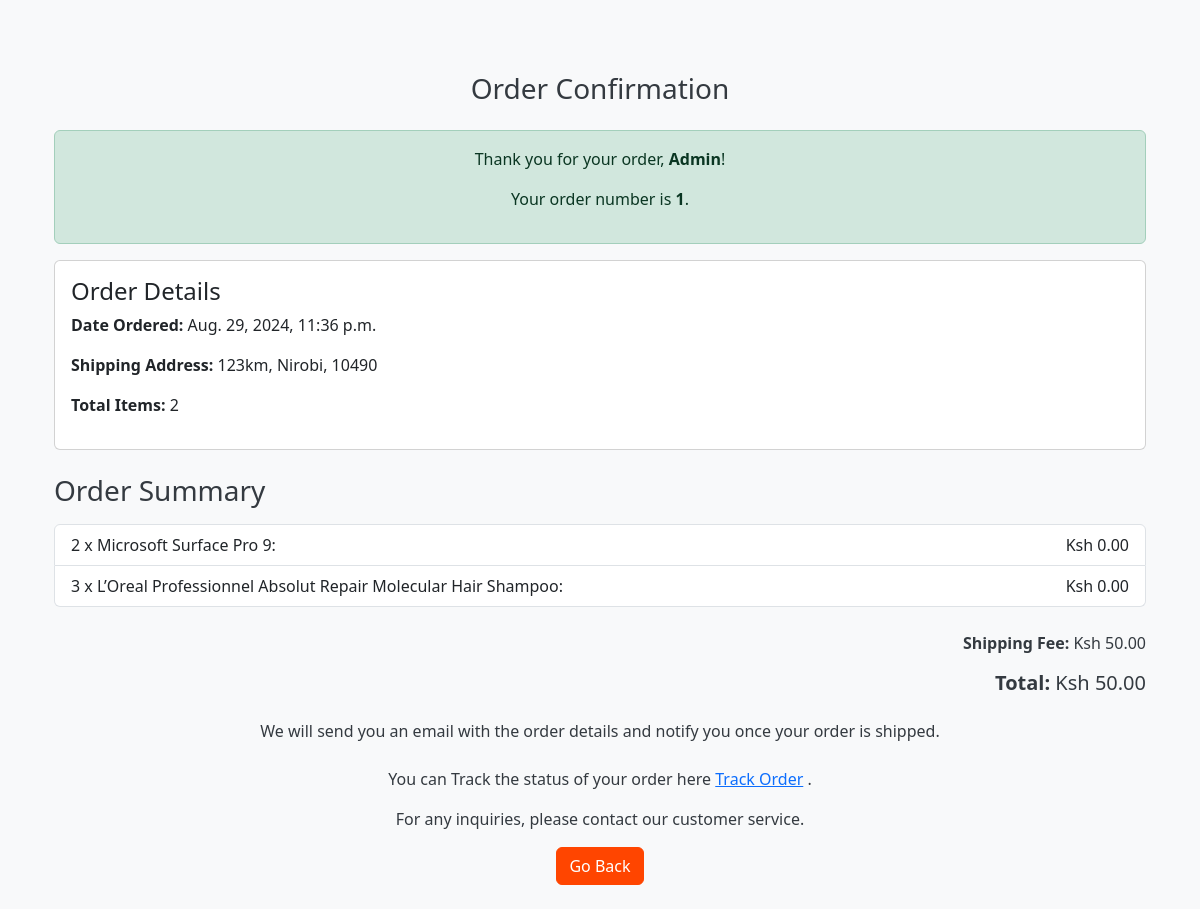
/order_confirmation/1/ (signed in), run on the app's committed database.
### myapp/models.py (models this page shows, shortened)
class Order(models.Model):
    STATUS_CHOICES = [
        ('pending', 'Pending'),
        ('processed', 'Processed'),
        ('shipped', 'Shipped'),
        ('delivered', 'Delivered'),
        ('canceled', 'Canceled'),
    ]  # Choices for order status
    user = models.ForeignKey(User, on_delete=models.CASCADE)  # Link to the user who placed the order; if the user is deleted, the order is also deleted
    total = models.DecimalField(max_digits=10, decimal_places=2)  # Total amount for the order; up to 10 digits with 2 decimal places
    address = models.CharField(max_length=255)  # Delivery address; limited to 255 characters
    city = models.CharField(max_length=100)  # City of delivery; limited to 100 characters
    postal_code = models.CharField(max_length=20)  # Postal code for the delivery; limited to 20 characters
    created_at = models.DateTimeField(auto_now_add=True)  # Automatically set the timestamp when the order is created
    shipping_fee = models.DecimalField(max_digits=10, decimal_places=2, default=0.00)  # Shipping fee; up to 10 digits with 2 decimal places; default is 0.00
    status = models.CharField(max_length=20, choices=STATUS_CHOICES, default='pending')  # Status of the order, default is 'pending'

class OrderItem(models.Model):
    order = models.ForeignKey(Order, related_name='items', on_delete=models.CASCADE)  # Link to the order this item belongs to; if the order is deleted, this item is also deleted
    product = models.ForeignKey(Product, on_delete=models.CASCADE)  # The product this item represents; if the product is deleted, this item is also deleted
    quantity = models.PositiveIntegerField()  # Quantity of the product ordered
    price = models.DecimalField(
        max_digits=12,
        decimal_places=2,
        default=0,
        validators=[MinValueValidator(0)]
    )  # Price of the product in the order; up to 12 digits with 2 decimal places; default is 0 and must be non-negative
    @property
    def total_price(self):
        return self.quantity * self.price  # Multiplies the quantity by the price to get the total price

class Product(models.Model):
    name = models.CharField(max_length=255)  # The name of the product, with a maximum length of 255 characters
    price = models.DecimalField(
        max_digits=12, decimal_places=2, default=0, validators=[MinValueValidator(0)]
    )  # The price of the product, with up to 12 digits, including 2 decimal places; default is 0 and must be non-negative
    image = models.ImageField(upload_to='products_images/', blank=True)  # Optional image of the product; if provided, stored in 'products_images/' directory
    description = models.TextField(blank=True, null=True)  # Optional text description of the product; can be left blank or set to null
    rating = models.DecimalField(
        max_digits=4, decimal_places=2, default=0, validators=[MinValueValidator(0)]
    )  # The rating of the product, with up to 4 digits, including 2 decimal places; default is 0 and must be non-negative
    reviews = models.CharField(max_length=255)  # Product reviews, limited to 255 characters

### myapp/views.py (the view)
# urls.py: path('order_confirmation/<int:order_id>/', views.order_confirmation_view, name='order_confirmation'),
@login_required
def order_confirmation_view(request, order_id):
    order = get_object_or_404(Order, id=order_id, user=request.user)
    order_items = order.items.all()
    total_price = sum(item.price for item in order_items)  # Item price includes quantity
    shipping_fee =  calculate_shipping_fee(total_price)
    final_total = total_price + shipping_fee
    context = {
        'order': order,
        'order_items': order_items,
        'shipping_fee': shipping_fee,
        'total_price': final_total,
    }
    return render(request, 'order_confirmation.html', context)

### myapp/views.py (called while the page is built)
def calculate_shipping_fee(total_price):
    if total_price is None:
        return 0  # Return default fee if no price is provided
    if total_price <= 1000:
        return 50  # Return shipping fee for orders up to 1000
    elif total_price <= 5000:
        return 100  # Return shipping fee for orders between 1001 and 5000
    else:
        return 150  # Return shipping fee for orders above 5000

### templates/order_confirmation.html (shortened to what this page needs)
{% extends "base.html" %}
{% block content %}
<div class="container mt-5">
    <h2 class="text-center mb-4">Order Confirmation</h2>
    <div class="alert alert-success text-center" role="alert">
        <p>Thank you for your order, <strong>{{ order.user.username }}</strong>!</p>
        <p>Your order number is <strong> {{ order.id }}</strong>.</p>
    </div>
    <div class="card no-scale mb-4">
        <div class="card-body ">
            <h4 class="card-title">Order Details</h4>
            <p><strong>Date Ordered:</strong> {{ order.created_at }}</p>
            <p><strong>Shipping Address:</strong> {{ order.address }}, {{ order.city }}, {{ order.postal_code }}</p>
            <p><strong>Total Items:</strong> {{ order_items|length }}</p>
        </div>
    </div>
    <h3 class="mb-3">Order Summary</h3>
    {% include "order_summary.html" with cart_items=order_items shipping_fee=shipping_fee total_price=total_price %}
    <p class="mt-4 text-center">We will send you an email with the order details and notify you once your order is
        shipped.</p>
    <p class="mt-4 text-center">You can Track the status of your order here <a href="{% url 'track_order' %}">Track
            Order</a> .</p>
    <p class="text-center">For any inquiries, please contact our customer service.</p>
    <div class="text-center">
        <a href="{% url 'index' %}" class="btn btn-primary">Go Back</a>
    </div>
</div>
{% endblock %}

### templates/order_summary.html
<ul class="list-group mb-4">
    {% if checkout_product %}
    <li class="list-group-item d-flex justify-content-between align-items-center">
        {{ checkout_product.quantity }} x {{ checkout_product.product.name }}:
        <span>
            {% if checkout_product.get_total_price %}
                Ksh {{ checkout_product.get_total_price|floatformat:2 }}
            {% elif checkout_product.total_price %}
                Ksh {{ checkout_product.total_price|floatformat:2 }}
            {% else %}
                Ksh {{ checkout_product.price|floatformat:2 }}
            {% endif %}
        </span>
    </li>
    {% else %}
    {% for item in cart_items %}
    <li class="list-group-item d-flex justify-content-between align-items-center">
        {{ item.quantity }} x {{ item.product.name }}:
        <span>
            {% if item.get_total_price %}
                Ksh {{ item.get_total_price|floatformat:2 }}
            {% elif item.total_price %}
                Ksh {{ item.total_price|floatformat:2 }}
            {% else %}
                Ksh {{ item.price|floatformat:2 }}
            {% endif %}
        </span>
    </li>
    {% endfor %}
    {% endif %}
</ul>
<div class="mb-4 text-end">
    <p><strong>Shipping Fee:</strong> Ksh {{ shipping_fee|floatformat:2 }}</p>
    <h5><strong>Total:</strong> Ksh {{ total_price|floatformat:2 }}</h5>
</div>

### static/css/styles.css (style rules this page uses)
body { background-color: #f8f9fa; color: #343a40; }
.btn-primary { background-color: #FF4500 !important; border-color: #FF4500 !important; }
h2.text-center { font-size: 1.75rem; margin-bottom: 1.5rem; }
.card { margin-bottom: 1rem; }

### data on the page
Order: user.username "Admin", id "1", created_at "Aug. 29, 2024, 11:36 p.m.", address "123km", city "Nirobi", postal_code "10490"
OrderItem: quantity "2", product.name "Microsoft Surface Pro 9", price "0.00"
OrderItem: quantity "3", product.name "L’Oreal Professionnel Absolut Repair Molecular Hair Shampoo", price "0.00"

### other printed values
{{ order_items|length }} "2"
{{ shipping_fee|floatformat:2 }} "50.00"
{{ total_price|floatformat:2 }} "50.00"
